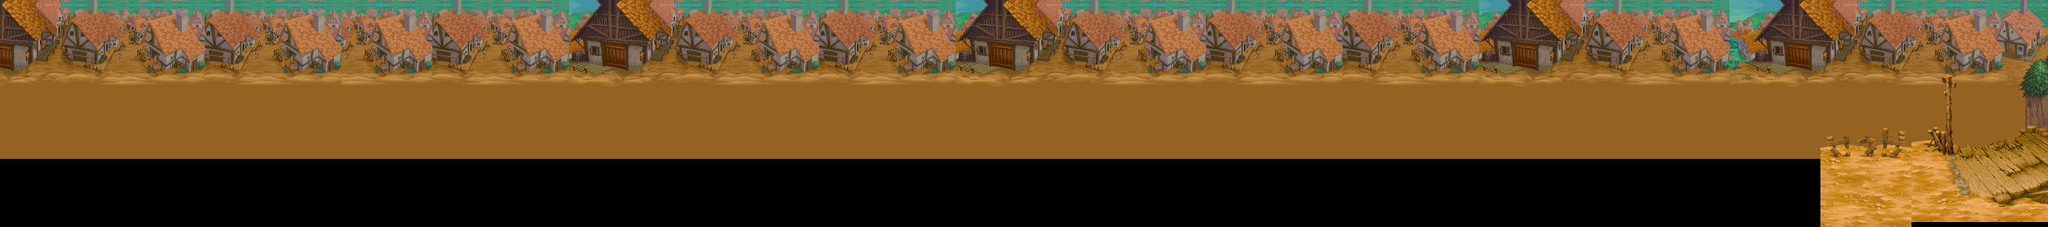

This game map was drawn from its Tiled (.tmx) file and the tilesets committed beside it. A one-line description and the trimmed map source follow:
An orthogonal 90x10 tile map with 32x32 px tiles, 2 tile layers (Background, Terrain), 2 tilesets and 1 object (walkable).

<map version="1.0" tiledversion="1.0.3" orientation="orthogonal" renderorder="right-down" width="90" height="10" tilewidth="32" tileheight="32" nextobjectid="4">
 <tileset firstgid="1" name="map2_spritesheet" tilewidth="32" tileheight="32" tilecount="1914" columns="58">
  <image source="map2_spritesheet.png" width="1874" height="1070" />
 </tileset>
 <tileset firstgid="1915" name="map2_spritesheet" tilewidth="32" tileheight="32" tilecount="1914" columns="58">
  <image source="map2_spritesheet.png" width="1874" height="1070" />
 </tileset>
 <layer name="Background" width="90" height="10">
  <data>[900 cells, 630 non-empty, 98 distinct tile ids]</data>
 </layer>
 <layer name="Terrain" width="90" height="10">
  <data>[900 cells, 64 non-empty, 64 distinct tile ids]</data>
 </layer>
 <objectgroup name="Logic">
  <object id="1" name="walkable" x="10" y="224" width="2864" height="90" />
 </objectgroup>
</map>